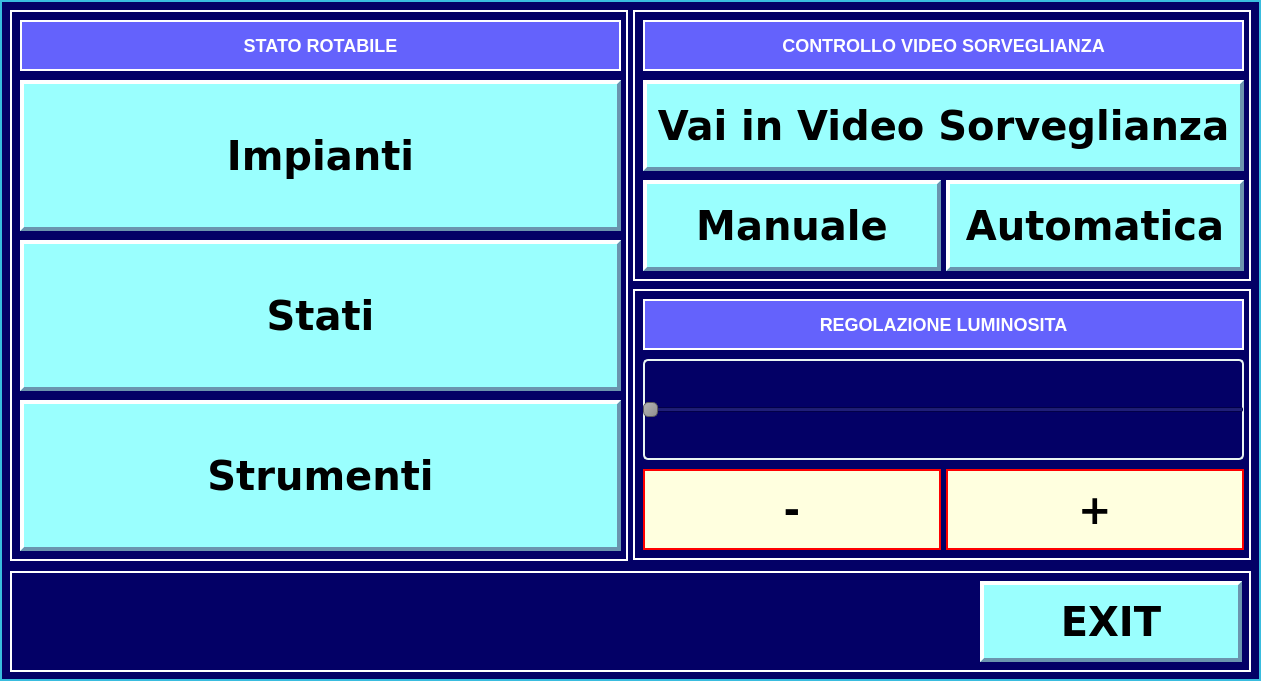
<?xml version="1.0" encoding="UTF-8"?>
<ui version="4.0">
 <class>Conduct</class>
 <widget class="QWidget" name="Conduct">
  <property name="geometry">
   <rect>
    <x>0</x>
    <y>0</y>
    <width>1261</width>
    <height>681</height>
   </rect>
  </property>
  <property name="windowTitle">
   <string>Form</string>
  </property>
  <property name="styleSheet">
   <string notr="true">QWidget { background-color : #030066; color : #fefe00;border:2px solid #39bcde }
QPushButton { background-color : #9afffe; color : #000000;border:4px solid #6b95ae;font: 30pt &quot;DejaVu Sans&quot;;font: bold;border-left-color:white;border-top-color:white  }
QLabel { background-color : #6462fc; color : #FFFFFF;border:2px solid #FFFFFF;font-size:18px;font: 20pt &quot;DejaVu Sans&quot;;font: bold;  }
QSlider { border:2px solid #eaf5f2;border-radius: 5px;}
QSlider::handle{
background: qlineargradient(x1:0, y1:0, x2:1, y2:1, stop:0 #b4b4b4, stop:1 #8f8f8f);
 border: 1px solid #5c5c5c;
 border-radius: 5px;
 width: 55px;
 height:55px;
}
QPushButton:pressed
{
  border:4px solid white;
  border-left-color:#6b95ae;
  border-top-color:#6b95ae;
  background-color : #cccccc;
}


</string>
  </property>
  <widget class="QFrame" name="frame">
   <property name="geometry">
    <rect>
     <x>10</x>
     <y>10</y>
     <width>618</width>
     <height>551</height>
    </rect>
   </property>
   <property name="styleSheet">
    <string notr="true">QFrame {border:2px solid #FFFFFF }</string>
   </property>
   <property name="frameShape">
    <enum>QFrame::StyledPanel</enum>
   </property>
   <property name="frameShadow">
    <enum>QFrame::Raised</enum>
   </property>
   <widget class="QLabel" name="mydata">
    <property name="geometry">
     <rect>
      <x>10</x>
      <y>10</y>
      <width>601</width>
      <height>51</height>
     </rect>
    </property>
    <property name="palette">
     <palette>
      <active>
       <colorrole role="WindowText">
        <brush brushstyle="SolidPattern">
         <color alpha="255">
          <red>255</red>
          <green>255</green>
          <blue>255</blue>
         </color>
        </brush>
       </colorrole>
       <colorrole role="Button">
        <brush brushstyle="SolidPattern">
         <color alpha="255">
          <red>100</red>
          <green>98</green>
          <blue>252</blue>
         </color>
        </brush>
       </colorrole>
       <colorrole role="Text">
        <brush brushstyle="SolidPattern">
         <color alpha="255">
          <red>255</red>
          <green>255</green>
          <blue>255</blue>
         </color>
        </brush>
       </colorrole>
       <colorrole role="ButtonText">
        <brush brushstyle="SolidPattern">
         <color alpha="255">
          <red>255</red>
          <green>255</green>
          <blue>255</blue>
         </color>
        </brush>
       </colorrole>
       <colorrole role="Base">
        <brush brushstyle="SolidPattern">
         <color alpha="255">
          <red>100</red>
          <green>98</green>
          <blue>252</blue>
         </color>
        </brush>
       </colorrole>
       <colorrole role="Window">
        <brush brushstyle="SolidPattern">
         <color alpha="255">
          <red>100</red>
          <green>98</green>
          <blue>252</blue>
         </color>
        </brush>
       </colorrole>
      </active>
      <inactive>
       <colorrole role="WindowText">
        <brush brushstyle="SolidPattern">
         <color alpha="255">
          <red>255</red>
          <green>255</green>
          <blue>255</blue>
         </color>
        </brush>
       </colorrole>
       <colorrole role="Button">
        <brush brushstyle="SolidPattern">
         <color alpha="255">
          <red>100</red>
          <green>98</green>
          <blue>252</blue>
         </color>
        </brush>
       </colorrole>
       <colorrole role="Text">
        <brush brushstyle="SolidPattern">
         <color alpha="255">
          <red>255</red>
          <green>255</green>
          <blue>255</blue>
         </color>
        </brush>
       </colorrole>
       <colorrole role="ButtonText">
        <brush brushstyle="SolidPattern">
         <color alpha="255">
          <red>255</red>
          <green>255</green>
          <blue>255</blue>
         </color>
        </brush>
       </colorrole>
       <colorrole role="Base">
        <brush brushstyle="SolidPattern">
         <color alpha="255">
          <red>100</red>
          <green>98</green>
          <blue>252</blue>
         </color>
        </brush>
       </colorrole>
       <colorrole role="Window">
        <brush brushstyle="SolidPattern">
         <color alpha="255">
          <red>100</red>
          <green>98</green>
          <blue>252</blue>
         </color>
        </brush>
       </colorrole>
      </inactive>
      <disabled>
       <colorrole role="WindowText">
        <brush brushstyle="SolidPattern">
         <color alpha="255">
          <red>255</red>
          <green>255</green>
          <blue>255</blue>
         </color>
        </brush>
       </colorrole>
       <colorrole role="Button">
        <brush brushstyle="SolidPattern">
         <color alpha="255">
          <red>100</red>
          <green>98</green>
          <blue>252</blue>
         </color>
        </brush>
       </colorrole>
       <colorrole role="Text">
        <brush brushstyle="SolidPattern">
         <color alpha="255">
          <red>255</red>
          <green>255</green>
          <blue>255</blue>
         </color>
        </brush>
       </colorrole>
       <colorrole role="ButtonText">
        <brush brushstyle="SolidPattern">
         <color alpha="255">
          <red>255</red>
          <green>255</green>
          <blue>255</blue>
         </color>
        </brush>
       </colorrole>
       <colorrole role="Base">
        <brush brushstyle="SolidPattern">
         <color alpha="255">
          <red>100</red>
          <green>98</green>
          <blue>252</blue>
         </color>
        </brush>
       </colorrole>
       <colorrole role="Window">
        <brush brushstyle="SolidPattern">
         <color alpha="255">
          <red>100</red>
          <green>98</green>
          <blue>252</blue>
         </color>
        </brush>
       </colorrole>
      </disabled>
     </palette>
    </property>
    <property name="styleSheet">
     <string notr="true"/>
    </property>
    <property name="frameShape">
     <enum>QFrame::WinPanel</enum>
    </property>
    <property name="frameShadow">
     <enum>QFrame::Plain</enum>
    </property>
    <property name="midLineWidth">
     <number>0</number>
    </property>
    <property name="text">
     <string>STATO ROTABILE</string>
    </property>
    <property name="textFormat">
     <enum>Qt::AutoText</enum>
    </property>
    <property name="alignment">
     <set>Qt::AlignCenter</set>
    </property>
   </widget>
   <widget class="QPushButton" name="impinati">
    <property name="geometry">
     <rect>
      <x>10</x>
      <y>70</y>
      <width>601</width>
      <height>151</height>
     </rect>
    </property>
    <property name="font">
     <font>
      <family>DejaVu Sans</family>
      <pointsize>30</pointsize>
      <weight>75</weight>
      <italic>false</italic>
      <bold>true</bold>
     </font>
    </property>
    <property name="styleSheet">
     <string notr="true"/>
    </property>
    <property name="text">
     <string>Impianti</string>
    </property>
   </widget>
   <widget class="QPushButton" name="stati">
    <property name="geometry">
     <rect>
      <x>10</x>
      <y>230</y>
      <width>601</width>
      <height>151</height>
     </rect>
    </property>
    <property name="font">
     <font>
      <family>DejaVu Sans</family>
      <pointsize>30</pointsize>
      <weight>75</weight>
      <italic>false</italic>
      <bold>true</bold>
     </font>
    </property>
    <property name="styleSheet">
     <string notr="true"/>
    </property>
    <property name="text">
     <string>Stati</string>
    </property>
   </widget>
   <widget class="QPushButton" name="strumenti">
    <property name="geometry">
     <rect>
      <x>10</x>
      <y>390</y>
      <width>601</width>
      <height>151</height>
     </rect>
    </property>
    <property name="font">
     <font>
      <family>DejaVu Sans</family>
      <pointsize>30</pointsize>
      <weight>75</weight>
      <italic>false</italic>
      <bold>true</bold>
     </font>
    </property>
    <property name="styleSheet">
     <string notr="true"/>
    </property>
    <property name="text">
     <string>Strumenti</string>
    </property>
   </widget>
  </widget>
  <widget class="QFrame" name="frame_2">
   <property name="geometry">
    <rect>
     <x>633</x>
     <y>10</y>
     <width>618</width>
     <height>271</height>
    </rect>
   </property>
   <property name="styleSheet">
    <string notr="true">QFrame {border:2px solid #FFFFFF }</string>
   </property>
   <property name="frameShape">
    <enum>QFrame::StyledPanel</enum>
   </property>
   <property name="frameShadow">
    <enum>QFrame::Raised</enum>
   </property>
   <widget class="QLabel" name="mydata_2">
    <property name="geometry">
     <rect>
      <x>10</x>
      <y>10</y>
      <width>601</width>
      <height>51</height>
     </rect>
    </property>
    <property name="palette">
     <palette>
      <active>
       <colorrole role="WindowText">
        <brush brushstyle="SolidPattern">
         <color alpha="255">
          <red>255</red>
          <green>255</green>
          <blue>255</blue>
         </color>
        </brush>
       </colorrole>
       <colorrole role="Button">
        <brush brushstyle="SolidPattern">
         <color alpha="255">
          <red>100</red>
          <green>98</green>
          <blue>252</blue>
         </color>
        </brush>
       </colorrole>
       <colorrole role="Text">
        <brush brushstyle="SolidPattern">
         <color alpha="255">
          <red>255</red>
          <green>255</green>
          <blue>255</blue>
         </color>
        </brush>
       </colorrole>
       <colorrole role="ButtonText">
        <brush brushstyle="SolidPattern">
         <color alpha="255">
          <red>255</red>
          <green>255</green>
          <blue>255</blue>
         </color>
        </brush>
       </colorrole>
       <colorrole role="Base">
        <brush brushstyle="SolidPattern">
         <color alpha="255">
          <red>100</red>
          <green>98</green>
          <blue>252</blue>
         </color>
        </brush>
       </colorrole>
       <colorrole role="Window">
        <brush brushstyle="SolidPattern">
         <color alpha="255">
          <red>100</red>
          <green>98</green>
          <blue>252</blue>
         </color>
        </brush>
       </colorrole>
      </active>
      <inactive>
       <colorrole role="WindowText">
        <brush brushstyle="SolidPattern">
         <color alpha="255">
          <red>255</red>
          <green>255</green>
          <blue>255</blue>
         </color>
        </brush>
       </colorrole>
       <colorrole role="Button">
        <brush brushstyle="SolidPattern">
         <color alpha="255">
          <red>100</red>
          <green>98</green>
          <blue>252</blue>
         </color>
        </brush>
       </colorrole>
       <colorrole role="Text">
        <brush brushstyle="SolidPattern">
         <color alpha="255">
          <red>255</red>
          <green>255</green>
          <blue>255</blue>
         </color>
        </brush>
       </colorrole>
       <colorrole role="ButtonText">
        <brush brushstyle="SolidPattern">
         <color alpha="255">
          <red>255</red>
          <green>255</green>
          <blue>255</blue>
         </color>
        </brush>
       </colorrole>
       <colorrole role="Base">
        <brush brushstyle="SolidPattern">
         <color alpha="255">
          <red>100</red>
          <green>98</green>
          <blue>252</blue>
         </color>
        </brush>
       </colorrole>
       <colorrole role="Window">
        <brush brushstyle="SolidPattern">
         <color alpha="255">
          <red>100</red>
          <green>98</green>
          <blue>252</blue>
         </color>
        </brush>
       </colorrole>
      </inactive>
      <disabled>
       <colorrole role="WindowText">
        <brush brushstyle="SolidPattern">
         <color alpha="255">
          <red>255</red>
          <green>255</green>
          <blue>255</blue>
         </color>
        </brush>
       </colorrole>
       <colorrole role="Button">
        <brush brushstyle="SolidPattern">
         <color alpha="255">
          <red>100</red>
          <green>98</green>
          <blue>252</blue>
         </color>
        </brush>
       </colorrole>
       <colorrole role="Text">
        <brush brushstyle="SolidPattern">
         <color alpha="255">
          <red>255</red>
          <green>255</green>
          <blue>255</blue>
         </color>
        </brush>
       </colorrole>
       <colorrole role="ButtonText">
        <brush brushstyle="SolidPattern">
         <color alpha="255">
          <red>255</red>
          <green>255</green>
          <blue>255</blue>
         </color>
        </brush>
       </colorrole>
       <colorrole role="Base">
        <brush brushstyle="SolidPattern">
         <color alpha="255">
          <red>100</red>
          <green>98</green>
          <blue>252</blue>
         </color>
        </brush>
       </colorrole>
       <colorrole role="Window">
        <brush brushstyle="SolidPattern">
         <color alpha="255">
          <red>100</red>
          <green>98</green>
          <blue>252</blue>
         </color>
        </brush>
       </colorrole>
      </disabled>
     </palette>
    </property>
    <property name="styleSheet">
     <string notr="true"/>
    </property>
    <property name="frameShape">
     <enum>QFrame::WinPanel</enum>
    </property>
    <property name="frameShadow">
     <enum>QFrame::Plain</enum>
    </property>
    <property name="midLineWidth">
     <number>0</number>
    </property>
    <property name="text">
     <string>CONTROLLO VIDEO SORVEGLIANZA</string>
    </property>
    <property name="textFormat">
     <enum>Qt::AutoText</enum>
    </property>
    <property name="alignment">
     <set>Qt::AlignCenter</set>
    </property>
   </widget>
   <widget class="QPushButton" name="vaivideosorveglianza">
    <property name="geometry">
     <rect>
      <x>10</x>
      <y>70</y>
      <width>601</width>
      <height>91</height>
     </rect>
    </property>
    <property name="font">
     <font>
      <family>DejaVu Sans</family>
      <pointsize>30</pointsize>
      <weight>75</weight>
      <italic>false</italic>
      <bold>true</bold>
     </font>
    </property>
    <property name="styleSheet">
     <string notr="true"/>
    </property>
    <property name="text">
     <string>Vai in Video Sorveglianza</string>
    </property>
   </widget>
   <widget class="QPushButton" name="videomanuale">
    <property name="geometry">
     <rect>
      <x>10</x>
      <y>170</y>
      <width>298</width>
      <height>91</height>
     </rect>
    </property>
    <property name="font">
     <font>
      <family>DejaVu Sans</family>
      <pointsize>30</pointsize>
      <weight>75</weight>
      <italic>false</italic>
      <bold>true</bold>
     </font>
    </property>
    <property name="styleSheet">
     <string notr="true"/>
    </property>
    <property name="text">
     <string>Manuale</string>
    </property>
   </widget>
   <widget class="QPushButton" name="videoautomatico">
    <property name="geometry">
     <rect>
      <x>313</x>
      <y>170</y>
      <width>298</width>
      <height>91</height>
     </rect>
    </property>
    <property name="font">
     <font>
      <family>DejaVu Sans</family>
      <pointsize>30</pointsize>
      <weight>75</weight>
      <italic>false</italic>
      <bold>true</bold>
     </font>
    </property>
    <property name="styleSheet">
     <string notr="true"/>
    </property>
    <property name="text">
     <string>Automatica</string>
    </property>
   </widget>
  </widget>
  <widget class="QFrame" name="frame_3">
   <property name="geometry">
    <rect>
     <x>633</x>
     <y>289</y>
     <width>618</width>
     <height>271</height>
    </rect>
   </property>
   <property name="styleSheet">
    <string notr="true">QFrame {border:2px solid #FFFFFF }</string>
   </property>
   <property name="frameShape">
    <enum>QFrame::StyledPanel</enum>
   </property>
   <property name="frameShadow">
    <enum>QFrame::Raised</enum>
   </property>
   <widget class="QLabel" name="mydata_3">
    <property name="geometry">
     <rect>
      <x>10</x>
      <y>10</y>
      <width>601</width>
      <height>51</height>
     </rect>
    </property>
    <property name="palette">
     <palette>
      <active>
       <colorrole role="WindowText">
        <brush brushstyle="SolidPattern">
         <color alpha="255">
          <red>255</red>
          <green>255</green>
          <blue>255</blue>
         </color>
        </brush>
       </colorrole>
       <colorrole role="Button">
        <brush brushstyle="SolidPattern">
         <color alpha="255">
          <red>100</red>
          <green>98</green>
          <blue>252</blue>
         </color>
        </brush>
       </colorrole>
       <colorrole role="Text">
        <brush brushstyle="SolidPattern">
         <color alpha="255">
          <red>255</red>
          <green>255</green>
          <blue>255</blue>
         </color>
        </brush>
       </colorrole>
       <colorrole role="ButtonText">
        <brush brushstyle="SolidPattern">
         <color alpha="255">
          <red>255</red>
          <green>255</green>
          <blue>255</blue>
         </color>
        </brush>
       </colorrole>
       <colorrole role="Base">
        <brush brushstyle="SolidPattern">
         <color alpha="255">
          <red>100</red>
          <green>98</green>
          <blue>252</blue>
         </color>
        </brush>
       </colorrole>
       <colorrole role="Window">
        <brush brushstyle="SolidPattern">
         <color alpha="255">
          <red>100</red>
          <green>98</green>
          <blue>252</blue>
         </color>
        </brush>
       </colorrole>
      </active>
      <inactive>
       <colorrole role="WindowText">
        <brush brushstyle="SolidPattern">
         <color alpha="255">
          <red>255</red>
          <green>255</green>
          <blue>255</blue>
         </color>
        </brush>
       </colorrole>
       <colorrole role="Button">
        <brush brushstyle="SolidPattern">
         <color alpha="255">
          <red>100</red>
          <green>98</green>
          <blue>252</blue>
         </color>
        </brush>
       </colorrole>
       <colorrole role="Text">
        <brush brushstyle="SolidPattern">
         <color alpha="255">
          <red>255</red>
          <green>255</green>
          <blue>255</blue>
         </color>
        </brush>
       </colorrole>
       <colorrole role="ButtonText">
        <brush brushstyle="SolidPattern">
         <color alpha="255">
          <red>255</red>
          <green>255</green>
          <blue>255</blue>
         </color>
        </brush>
       </colorrole>
       <colorrole role="Base">
        <brush brushstyle="SolidPattern">
         <color alpha="255">
          <red>100</red>
          <green>98</green>
          <blue>252</blue>
         </color>
        </brush>
       </colorrole>
       <colorrole role="Window">
        <brush brushstyle="SolidPattern">
         <color alpha="255">
          <red>100</red>
          <green>98</green>
          <blue>252</blue>
         </color>
        </brush>
       </colorrole>
      </inactive>
      <disabled>
       <colorrole role="WindowText">
        <brush brushstyle="SolidPattern">
         <color alpha="255">
          <red>255</red>
          <green>255</green>
          <blue>255</blue>
         </color>
        </brush>
       </colorrole>
       <colorrole role="Button">
        <brush brushstyle="SolidPattern">
         <color alpha="255">
          <red>100</red>
          <green>98</green>
          <blue>252</blue>
         </color>
        </brush>
       </colorrole>
       <colorrole role="Text">
        <brush brushstyle="SolidPattern">
         <color alpha="255">
          <red>255</red>
          <green>255</green>
          <blue>255</blue>
         </color>
        </brush>
       </colorrole>
       <colorrole role="ButtonText">
        <brush brushstyle="SolidPattern">
         <color alpha="255">
          <red>255</red>
          <green>255</green>
          <blue>255</blue>
         </color>
        </brush>
       </colorrole>
       <colorrole role="Base">
        <brush brushstyle="SolidPattern">
         <color alpha="255">
          <red>100</red>
          <green>98</green>
          <blue>252</blue>
         </color>
        </brush>
       </colorrole>
       <colorrole role="Window">
        <brush brushstyle="SolidPattern">
         <color alpha="255">
          <red>100</red>
          <green>98</green>
          <blue>252</blue>
         </color>
        </brush>
       </colorrole>
      </disabled>
     </palette>
    </property>
    <property name="styleSheet">
     <string notr="true"/>
    </property>
    <property name="frameShape">
     <enum>QFrame::WinPanel</enum>
    </property>
    <property name="frameShadow">
     <enum>QFrame::Plain</enum>
    </property>
    <property name="midLineWidth">
     <number>0</number>
    </property>
    <property name="text">
     <string>REGOLAZIONE LUMINOSITA</string>
    </property>
    <property name="textFormat">
     <enum>Qt::AutoText</enum>
    </property>
    <property name="alignment">
     <set>Qt::AlignCenter</set>
    </property>
   </widget>
   <widget class="QSlider" name="slider">
    <property name="geometry">
     <rect>
      <x>10</x>
      <y>70</y>
      <width>601</width>
      <height>101</height>
     </rect>
    </property>
    <property name="styleSheet">
     <string notr="true"/>
    </property>
    <property name="minimum">
     <number>1</number>
    </property>
    <property name="maximum">
     <number>7</number>
    </property>
    <property name="orientation">
     <enum>Qt::Horizontal</enum>
    </property>
   </widget>
   <widget class="QPushButton" name="less">
    <property name="geometry">
     <rect>
      <x>10</x>
      <y>180</y>
      <width>298</width>
      <height>81</height>
     </rect>
    </property>
    <property name="font">
     <font>
      <family>DejaVu Sans</family>
      <pointsize>30</pointsize>
      <weight>75</weight>
      <italic>false</italic>
      <bold>true</bold>
     </font>
    </property>
    <property name="styleSheet">
     <string notr="true">QPushButton { background-color : #ffffdf; color : #000000;border:2px solid #ff0000 }</string>
    </property>
    <property name="text">
     <string>-</string>
    </property>
   </widget>
   <widget class="QPushButton" name="more">
    <property name="geometry">
     <rect>
      <x>313</x>
      <y>180</y>
      <width>298</width>
      <height>81</height>
     </rect>
    </property>
    <property name="font">
     <font>
      <family>DejaVu Sans</family>
      <pointsize>30</pointsize>
      <weight>75</weight>
      <italic>false</italic>
      <bold>true</bold>
     </font>
    </property>
    <property name="styleSheet">
     <string notr="true">QPushButton { background-color : #ffffdf; color : #000000;border:2px solid #ff0000 }</string>
    </property>
    <property name="text">
     <string>+</string>
    </property>
   </widget>
  </widget>
  <widget class="QFrame" name="frame_4">
   <property name="geometry">
    <rect>
     <x>10</x>
     <y>571</y>
     <width>1241</width>
     <height>101</height>
    </rect>
   </property>
   <property name="styleSheet">
    <string notr="true">QFrame {border:2px solid #FFFFFF }</string>
   </property>
   <property name="frameShape">
    <enum>QFrame::StyledPanel</enum>
   </property>
   <property name="frameShadow">
    <enum>QFrame::Raised</enum>
   </property>
   <widget class="QPushButton" name="exit">
    <property name="geometry">
     <rect>
      <x>970</x>
      <y>10</y>
      <width>262</width>
      <height>81</height>
     </rect>
    </property>
    <property name="font">
     <font>
      <family>DejaVu Sans</family>
      <pointsize>30</pointsize>
      <weight>75</weight>
      <italic>false</italic>
      <bold>true</bold>
     </font>
    </property>
    <property name="styleSheet">
     <string notr="true"/>
    </property>
    <property name="text">
     <string>EXIT</string>
    </property>
   </widget>
  </widget>
 </widget>
 <resources/>
 <connections/>
</ui>
